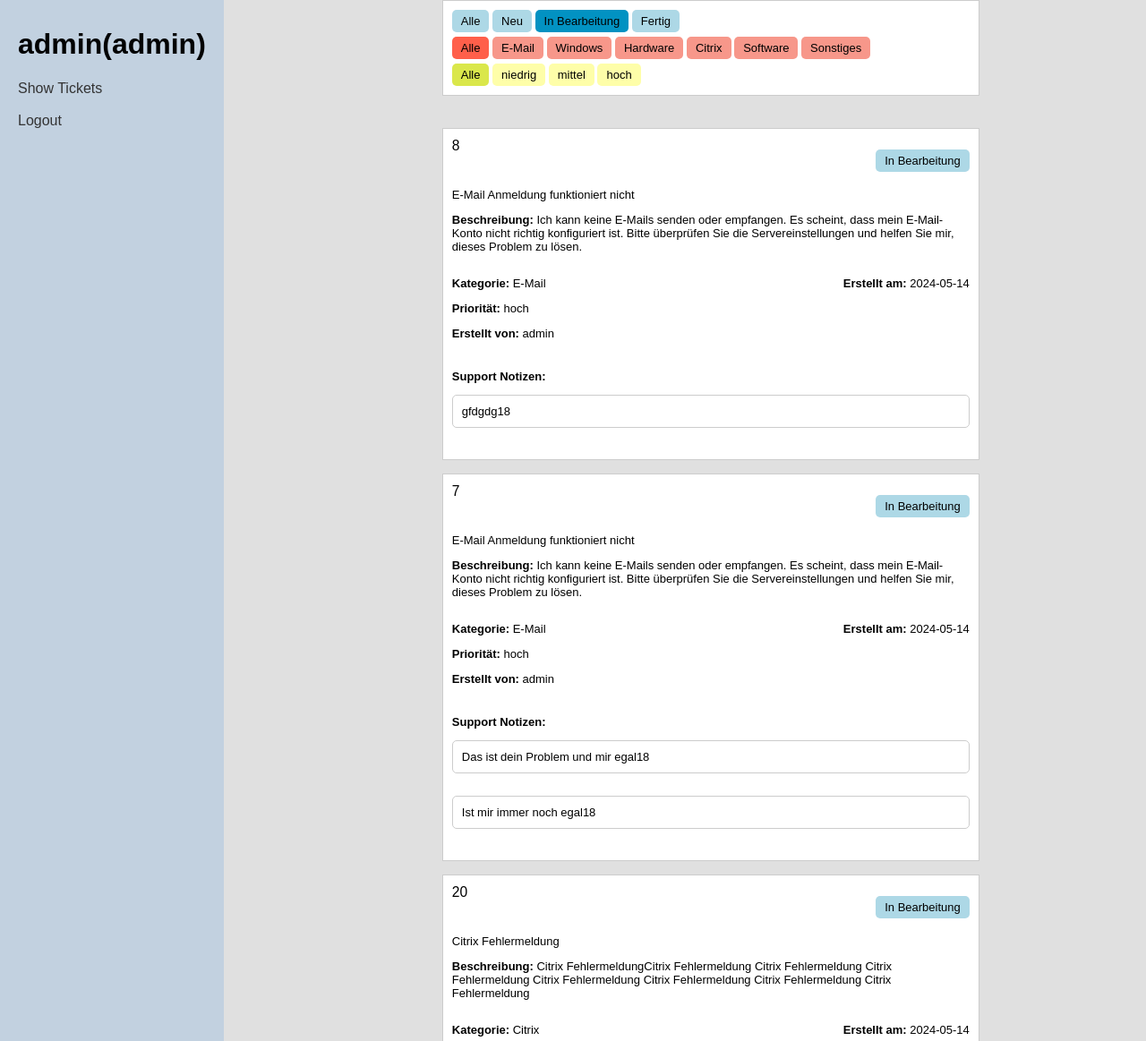
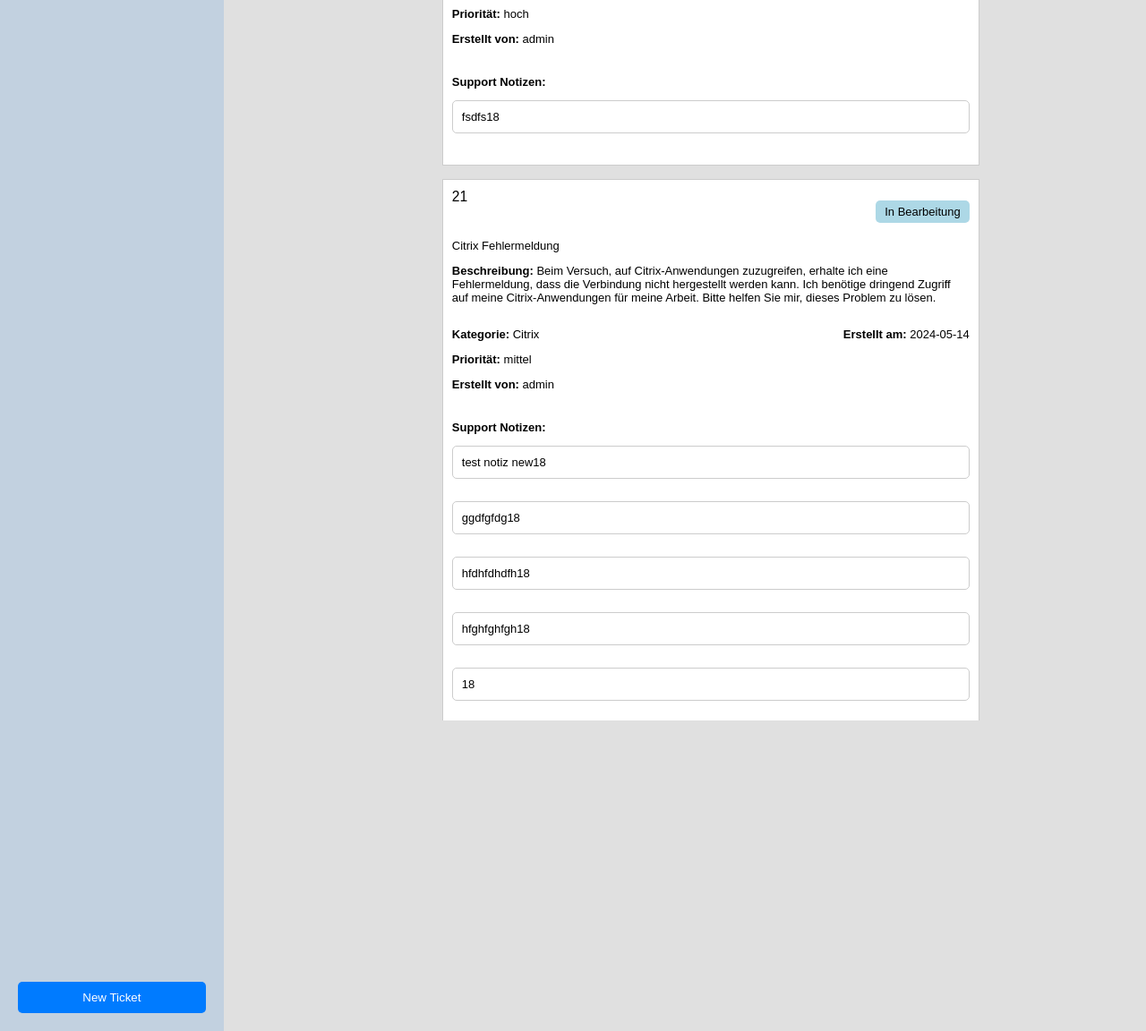
The page /dashboard.php?page=tickets&status=In Bearbeitung (signed in) on the database its author committed (2 pictures, top to bottom).
### tables this page shows
CREATE TABLE `tickets` (
  `tid` int(10) NOT NULL,
  `description` varchar(1500) NOT NULL,
  `category` enum('E-Mail','Windows','Hardware','Citrix','Software','Sonstiges') NOT NULL,
  `priority` enum('niedrig','mittel','hoch','') NOT NULL,
  `timestamp` date NOT NULL DEFAULT current_timestamp(),
  `status` enum('Neu','In Bearbeitung','Fertig') NOT NULL DEFAULT 'Neu',
  `title` varchar(150) NOT NULL,
  `created_by` int(4) NOT NULL
);

CREATE TABLE `notes` (
  `nid` int(2) NOT NULL,
  `tid` int(4) NOT NULL,
  `uid` int(4) NOT NULL,
  `text` varchar(1500) NOT NULL
);

### dashboard.php (called while the page is built, shortened)
<?php
include "header.php";
include "dashboard_template.php";
include "footer.php";
?>

### DatabaseConnection.php (called while the page is built, shortened)
<?php
class DatabaseConnection {
    private $conn;
    public function __construct($servername, $username_sql, $password_sql, $dbname) {
        $this->servername = $servername;
        $this->username_sql = $username_sql;
        $this->password_sql = $password_sql;
        $this->dbname = $dbname;
        $this->conn = new mysqli($this->servername, $this->username_sql, $this->password_sql, $this->dbname);
    }
    public function fetchEnumValues($table, $column) {
        $query = "SELECT COLUMN_TYPE FROM information_schema.COLUMNS
                  WHERE TABLE_NAME = ? AND COLUMN_NAME = ?";
        $result = $this->conn->execute_query($query, [$table, $column]);
        if ($result) {
            $row = $result->fetch_assoc();
            $enumString = $row['COLUMN_TYPE'];
            preg_match_all("/'([^']+)'/", $enumString, $matches);
            return $matches[1];
        } else {
            return false;
        }
    }
}
?>

### ticket.php (called while the page is built, shortened)
<?php
class Ticket {
    private $db;
    public function __construct($db) {
        $this->db = $db;
    }
    public function getAllTickets($status = null, $category = null, $priority = null, $tid = null, $uid = null) {
      $ticketQuery = "SELECT * FROM users_tickets_view";
      $conditions = [];
      if ($status !== null) {
          $conditions[] = "status = '$status'";
      }
      if (!empty($conditions)) {
          $ticketQuery .= " WHERE " . implode(" AND ", $conditions);
      }
      $ticketQuery .= " ORDER BY priority DESC, DATE_FORMAT(timestamp, '%Y-%m-%d')";
      $ticketResult = $this->db->execute_query($ticketQuery);
      if ($ticketResult) {
          while ($row = $ticketResult->fetch_assoc()) {
              $customArray[] = array(
                  "Titel" => $row["title"],
                  "Ticket ID" => $row["tid"],
                  "Beschreibung" => $row["description"],
                  "Erstellt von" => $row["username"],
                  "Kategorie" => $row["category"],
                  "Erstellt am" => $row["timestamp"],
                  "Priorität" => $row["priority"],
                  "Status" => $row["status"],
                  "User ID" => $row["uid"]
              );
          }
          return $customArray ?? [];
      } else {
          return false;
      }
  }
      public function getNotiz($tid) {
        $customArray = [];
        $notizQuery = "SELECT * FROM notes WHERE tid = ?";
        $notizResult = $this->db->execute_query($notizQuery, [$tid]);
        if ($notizResult) {
            while ($row = $notizResult->fetch_assoc()) {
              $customArray[] = array(
                  "Ticket ID" => $row["tid"],
                  "Notiz" => $row["text"],
                  "Notiz ID" => $row["nid"],
                  "User ID" => $row["uid"]
              );
          }
            return $customArray;
        } else {
            return false;
        }
      }
}

### ticket_support.php (the view, shortened to what this page needs)
<?php
include "DatabaseConnection.php";
include "ticket.php";
$servername = "localhost";
$username_sql = "root";
$password_sql = "";
$dbname = "ticket_db";
$dbconnection = new DatabaseConnection($servername, $username_sql, $password_sql, $dbname);
$conn = $dbconnection->getConnection();
$ticket = new Ticket($conn);
$status = isset($_GET['status']) ? $_GET['status'] : null;
$category = isset($_GET['category']) ? $_GET['category'] : null;
$priority = isset($_GET['priority']) ? $_GET['priority'] : null;
$ticket_id = isset($_GET['tid']) ? $_GET['tid'] : null;
$uid = isset($_GET['uid']) ? $_GET['uid'] : null;
?>
<div class="right-column">
<div class="link-container">
<?php
$currentUrl = strtok($_SERVER["REQUEST_URI"], '?');
$urlWithoutStatus = $currentUrl . '?' . http_build_query(array_diff_key($_GET, array('status' => '')));
$urlWithoutCategory = $currentUrl . '?' . http_build_query(array_diff_key($_GET, array('category' => '')));
$urlWithoutPriority = $currentUrl . '?' . http_build_query(array_diff_key($_GET, array('priority' => '')));
$statusQueryParam = $status ? '&status=' . $status : '';
$categoryQueryParam = $category ? '&category=' . $category : '';
$priorityQueryParam = $priority ? '&priority=' . $priority : '';
$statusValues = $dbconnection->fetchEnumValues('tickets', 'status');
echo '<a href="' . $urlWithoutStatus . '" class="ticket-' . (!$status && $status != "status" ? 'active-stat' : 'status') . '">Alle</a> ';
foreach ($statusValues as $value) {
  echo '<a href="' . $urlWithoutStatus . '&status=' . $value . $categoryQueryParam . $priorityQueryParam . '" class="ticket-' . ($status && $status == $value ? 'active-stat' : 'status') . '">' . $value . '</a> ';
}
?>
<br>
<?php
echo '<a href="' . $urlWithoutCategory . '" class="ticket-' . (!$category && $category != 'category' ? 'active-cat' : 'category') . '">Alle</a> ';
$categoryValues = $dbconnection->fetchEnumValues('tickets', 'category');
foreach ($categoryValues as $value) {
  echo '<a href="' . $urlWithoutCategory . '&category=' . $value . $statusQueryParam . $priorityQueryParam . '" class="ticket-' . ($category && $category == $value ? 'active-cat' : 'category') . '">' . $value . '</a> ';
}
?>
<br>
<?php
echo '<a href="' . $urlWithoutPriority . '" class="ticket-' . (!$priority && $priority != 'priority' ? 'active-prio' : 'priority') . '">Alle</a> ';
$priorityValues = $dbconnection->fetchEnumValues('tickets', 'priority');
foreach ($priorityValues as $value) {
  echo '<a href="' . $urlWithoutPriority . '&priority=' . $value . $statusQueryParam . $categoryQueryParam . '" class="ticket-' . ($priority && $priority == $value ? 'active-prio' : 'priority') . '">' . $value . '</a> ';
}
?>
</div>
<br><br>
<div class="ticket-info">
<?php
  if (!empty($ticket->getAllTickets($status, $category, $priority, $ticket_id, $uid))) {
    foreach ($ticket->getAllTickets($status, $category, $priority, $ticket_id, $uid) as $row) { ?>
    <a href="dashboard.php?page=ticket_edit&tid=<?php echo $row['Ticket ID']; ?>">
    <div class="ticket-container">
      <div class="ticket-header">
        <p class="ticket-id"><?php echo $row['Ticket ID']; ?></p>
        <p class="ticket-status"><?php echo $row['Status']; ?></p>
      </div>
      <div class="ticket-title">
        <p><?php echo $row['Titel']; ?></p>
      </div>
      <div class="ticket-description">
        <p><strong>Beschreibung:</strong> <?php echo $row['Beschreibung']; ?></p>
      </div>
      <div class="ticket-details">
        <div class="ticket-detail-left">
          <p><strong>Kategorie:</strong> <?php echo $row['Kategorie']; ?></p>
          <p><strong>Priorität:</strong> <?php echo $row['Priorität']; ?></p>
          <p><strong>Erstellt von:</strong> <?php echo $row['Erstellt von']; ?></p>
        </div>
        <div class="ticket-detail-right">
          <p><strong>Erstellt am:</strong> <?php echo $row['Erstellt am']; ?></p>
        </div>
      </div>
      <div class="support-notes">
        <?php
        $getNotiz = $ticket->getNotiz($row['Ticket ID']);
        if ($getNotiz) {
          echo '<p><strong>Support Notizen:</strong></p>';
          foreach ($getNotiz as $row) {
            echo "<div class='notiz-box'>" . $row['Notiz'] . $row['User ID'] . "</div><br>";
          }
        }
        ?>
      </div>
    </div>
  </a>
  <?php }
  } else {
    echo '<div class="ticket-container">No tickets found matching your criteria</div>';
  }
   ?>
</div>
<?php
include "footer.php";
?>

### ticket_support.css (style rules this page uses)
.ticket-container { justify-content: center; align-items: center; font-family: sans-serif; font-size: small; border: 1px solid #ccc; background-color: #fff; padding: 10px; margin: 0 auto; margin-bottom: 15px; max-width: 600px; min-width: 600px; box-sizing: border-box; }
.link-container { justify-content: center; align-items: center; font-family: sans-serif; font-size: small; border: 1px solid #ccc; background-color: #fff; padding-top: 10px; padding-left: 10px; padding-right: 10px; padding-bottom: 5px; margin: 0 auto; max-width: 600px; min-width: 600px; box-sizing: border-box; }
a { text-decoration: none; color: inherit; }
.ticket-header { display: flex; justify-content: space-between; }
.ticket-id { font-size: larger; margin: 0; }
.ticket-status { display: inline-block; margin-bottom: 5px; background-color: lightblue; padding: 5px 10px; border-radius: 5px; }
.ticket-active-stat { display: inline-block; margin-bottom: 5px; background-color: rgb(2, 146, 194); padding: 5px 10px; border-radius: 5px; }
.ticket-category { display: inline-block; margin-bottom: 5px; background-color: rgb(247, 151, 138); padding: 5px 10px; border-radius: 5px; }
.ticket-active-cat { display: inline-block; margin-bottom: 5px; background-color: rgb(255, 95, 74); padding: 5px 10px; border-radius: 5px; }
.ticket-priority { display: inline-block; margin-bottom: 5px; background-color: rgb(254, 254, 169); padding: 5px 10px; border-radius: 5px; }
.ticket-active-prio { display: inline-block; margin-bottom: 5px; background-color: rgb(218, 231, 75); padding: 5px 10px; border-radius: 5px; }
.ticket-title { margin-top: 10px; }
.ticket-details { display: flex; }
.ticket-detail-left { flex: 1; }
.ticket-detail-right { text-align: right; }
.ticket-description { margin-top: 10px; }
.support-notes, .new-support-note, .change-status { margin-top: 20px; }
.notiz-box { padding: 10px; margin-bottom: 10px; border: 1px solid #ccc; border-radius: 5px; box-sizing: border-box; }

### dashboard.css (style rules this page uses)
html, body { margin: 0; padding: 0; height: 100%; font-family: sans-serif; }
.right-column { background-color: #e0e0e0; overflow-y: auto; flex-basis: 85%; min-width: 85%; }

### rows shown on the page
tickets: tid "8", status "In Bearbeitung", title "E-Mail Anmeldung funktioniert nicht", description "Ich kann keine E-Mails senden oder empfangen. Es scheint, dass mein E-Mail-Konto nicht richtig konfiguriert ist. Bitte überprüfen Sie die Servereinstellungen und helfen Sie mir, dieses Problem zu lösen.", category "E-Mail", priority "hoch", Erstellt "admin", timestamp "2024-05-14"
notes: text "gfdgdg", uid "18"
tickets: tid "7", status "In Bearbeitung", title "E-Mail Anmeldung funktioniert nicht", description "Ich kann keine E-Mails senden oder empfangen. Es scheint, dass mein E-Mail-Konto nicht richtig konfiguriert ist. Bitte überprüfen Sie die Servereinstellungen und helfen Sie mir, dieses Problem zu lösen.", category "E-Mail", priority "hoch", Erstellt "admin", timestamp "2024-05-14"
notes: text "Das ist dein Problem und mir egal", uid "18"
notes: text "Ist mir immer noch egal", uid "18"
tickets: tid "20", status "In Bearbeitung", title "Citrix Fehlermeldung", description "Citrix FehlermeldungCitrix Fehlermeldung Citrix Fehlermeldung Citrix Fehlermeldung Citrix Fehlermeldung Citrix Fehlermeldung Citrix Fehlermeldung Citrix Fehlermeldung", category "Citrix", priority "hoch", Erstellt "admin", timestamp "2024-05-14"
notes: text "fsdfs", uid "18"
tickets: tid "21", status "In Bearbeitung", title "Citrix Fehlermeldung", description "Beim Versuch, auf Citrix-Anwendungen zuzugreifen, erhalte ich eine Fehlermeldung, dass die Verbindung nicht hergestellt werden kann. Ich benötige dringend Zugriff auf meine Citrix-Anwendungen für meine Arbeit. Bitte helfen Sie mir, dieses Problem zu lösen.", category "Citrix", priority "mittel", Erstellt "admin", timestamp "2024-05-14"
notes: text "test notiz new", uid "18"
notes: text "ggdfgfdg", uid "18"
notes: text "hfdhfdhdfh", uid "18"
notes: text "hfghfghfgh", uid "18"
notes: uid "18"

### other values the page prints
$_SESSION['username'] "admin"
$_SESSION['rolle'] "admin"
$value "Neu"
$value "In Bearbeitung"
$value "Fertig"
$value "E-Mail"
$value "Windows"
$value "Hardware"
$value "Citrix"
$value "Software"
$value "Sonstiges"
$value "niedrig"
$value "mittel"
$value "hoch"
